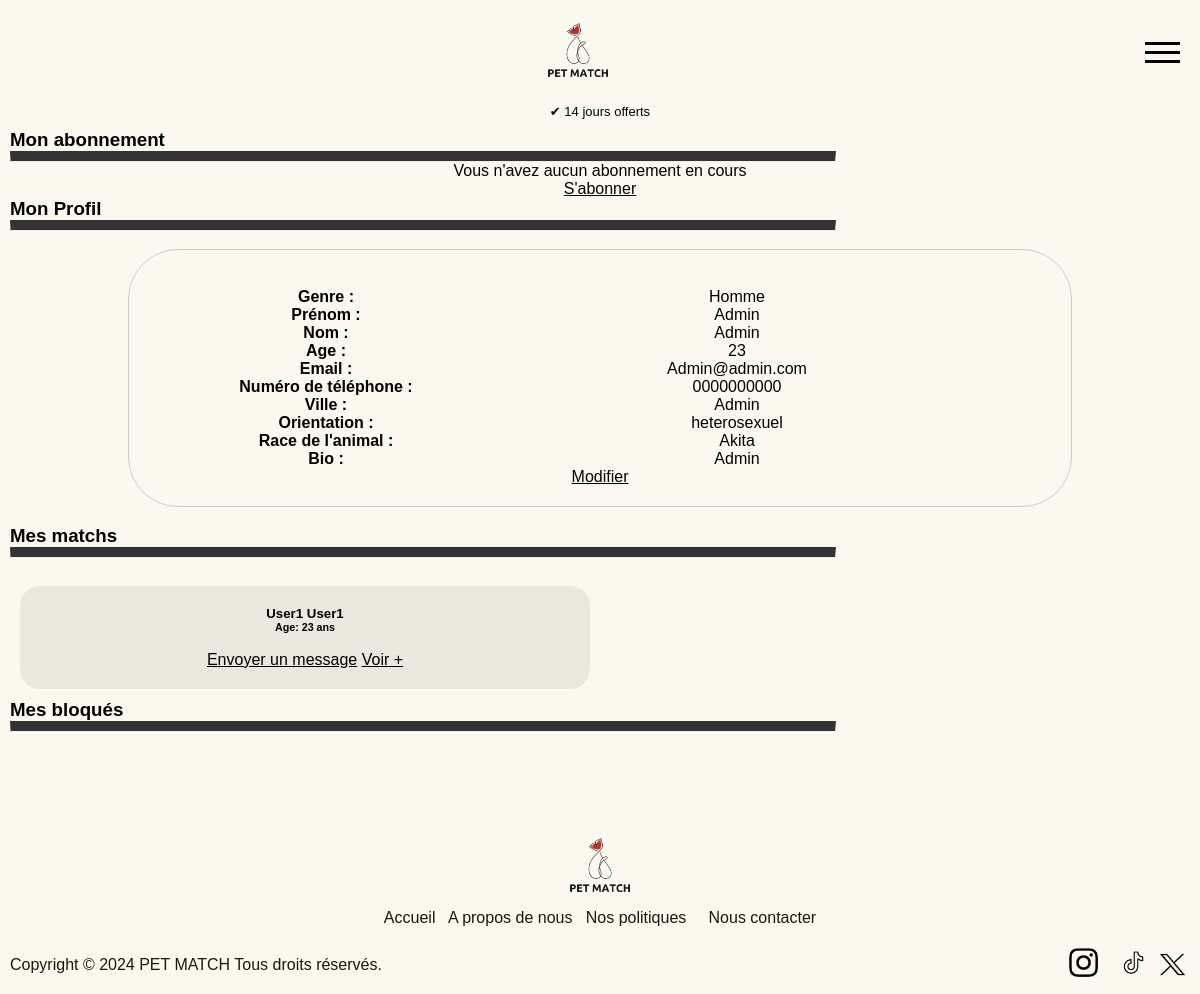
/user/user_space.php (signed in), run on the app's committed database.
### tables this page shows
CREATE TABLE user (
    id INTEGER PRIMARY KEY AUTOINCREMENT,
    gender TEXT NOT NULL,
    firstname TEXT NOT NULL,
    lastname TEXT NOT NULL,
    email TEXT NOT NULL UNIQUE,
    password TEXT NOT NULL,
    phone TEXT NOT NULL,
    city TEXT NOT NULL,
    birthday TEXT NOT NULL,
    orientation TEXT NOT NULL,
    bio TEXT,
    is_admin INTEGER NOT NULL DEFAULT 0,
    blocked INTEGER NOT NULL DEFAULT 0,
    created_at TIMESTAMP DEFAULT CURRENT_TIMESTAMP,
    subscription TEXT,
    dog_breed TEXT NOT NULL
, "photo" TEXT);

CREATE TABLE match (
    id INTEGER PRIMARY KEY AUTOINCREMENT,
    user1_id INTEGER NOT NULL,
    user2_id INTEGER NOT NULL,
    match_date TIMESTAMP DEFAULT CURRENT_TIMESTAMP,
    FOREIGN KEY (user1_id) REFERENCES user(id),
    FOREIGN KEY (user2_id) REFERENCES user(id)
);

### user/user_space.php (the view, shortened to what this page needs)
<?php include '../template/header.php'; ?>
<?php
try {
    $pdo = new PDO('sqlite:../DB/my_database.db');
    $pdo->setAttribute(PDO::ATTR_ERRMODE, PDO::ERRMODE_EXCEPTION);
    $request = $pdo->prepare('SELECT * FROM user WHERE id = ?');
    $request->execute([$_SESSION["user_id"]]);
    $response = $request->fetch(PDO::FETCH_ASSOC);
    if ($response) {
        $subscription = $pdo->prepare("SELECT * FROM subscription WHERE name = ?");
        $subscription->execute([$response['subscription']]);
        $response_subscription = $subscription->fetch(PDO::FETCH_ASSOC);
    } else {
        echo "Utilisateur non trouvé.";
    }
} catch (Exception $e) {
    echo "Erreur lors de la récupération des informations de l'utilisateur : " . $e->getMessage();
}
?>
<link rel="stylesheet" href="../css/user_space.css"></link>
<h3>Mon abonnement</h3>
<hr style="border-top: 10px solid #333; width:70%">
<div class="center">
    <?php
        if ($response_subscription) {
            $subscription_detail = $pdo->prepare("SELECT * FROM user_subscription WHERE user_id = ?");
            $subscription_detail->execute([$response["id"]]);
            $response_subscription_detail = $subscription_detail->fetch(PDO::FETCH_ASSOC);
            echo "<p>Vous avez l'abonnement " . $response_subscription["name"] . "</p>";
            echo "<p>Il se termine le " . $response_subscription_detail["end"] . "</p>";
            echo "<p><a href='unsubscribe.php?sub_id='".$response_subscription_detail["id"]." onclick='return confirm(\"Êtes-vous sûr de vouloir résilier ?\")';>Résilier</a> <a href='change_subscription.php'>Modifier</a></p>";
        } else {
            echo "<p>Vous n'avez aucun abonnement en cours</p>";
            echo "<p><a href='subscribe.php'>S'abonner</a></p>";
        }
    ?>
</div>
<h3>Mon Profil</h3>
<hr style="border-top: 10px solid #333; width:70%">
<br>
<div class="my_infos">
    <div>
    </div>
    <div class="infos">
        <p class="type" >Genre :</p>
        <p class="value"><?php echo htmlspecialchars($response['gender']); ?></p>
    </div>
    <div class="infos">
        <p class="type" >Prénom :</p>
        <p class="value"><?php echo htmlspecialchars($response['firstname']); ?></p>
    </div>
    <div class="infos">
        <p class="type" >Nom :</p>
        <p class="value"><?php echo htmlspecialchars($response['lastname']); ?></p>
    </div>
    <div class="infos">
        <p class="type" >Age :</p>
        <p class="value">
            <?php
                $dateOfBirth = $response['birthday'];
                if (!is_null($dateOfBirth)) {
                    $birthdate = DateTime::createFromFormat('Y-m-d', $dateOfBirth);
                    if ($birthdate) {
                        $currentDate = new DateTime();
                        $age = $currentDate->diff($birthdate)->y;
                        echo $age;
                    } else {
                        echo "Format de date de naissance invalide pour l'utilisateur ID: " . $response['id'] . "<br>";
                    }
                } else {
                    echo "Date de naissance manquante pour l'utilisateur ID: " . $response['id'] . "<br>";
                }
            ?>
        </p>
    </div>
    <div class="infos">
        <p class="type" >Email :</p>
        <p class="value"><?php echo htmlspecialchars($response['email']); ?></p>
    </div>
    <div class="infos">
        <p class="type" >Numéro de téléphone :</p>
        <p class="value"><?php echo htmlspecialchars($response['phone']); ?></p>
    </div>
    <div class="infos">
        <p class="type" >Ville :</p>
        <p class="value"><?php echo htmlspecialchars($response['city']); ?></p>
    </div>
    <div class="infos">
        <p class="type" >Orientation :</p>
        <p class="value"><?php echo htmlspecialchars($response['orientation']); ?></p>
    </div>
    <div class="infos">
        <p class="type" >Race de l'animal :</p>
        <p class="value"><?php echo htmlspecialchars($response['dog_breed']); ?></p>
    </div>
    <div class="infos">
        <p class="type" >Bio :</p>
        <p class="value"><?php echo htmlspecialchars($response['bio']); ?></p>
    </div>
    <a href="edit_user_info.php">Modifier</a>
</div>
<br>
<div>
    <h3>Mes matchs</h3>
    <hr style="border-top: 10px solid #333; width:70%">
    <br>
    <?php
        $sql = "SELECT * FROM match WHERE (user1_id = ?) OR (user2_id = ?)";
        $stmt = $pdo->prepare($sql);
        $stmt->execute([$_SESSION['user_id'], $_SESSION['user_id']]);
        $users_match = $stmt->fetchAll(PDO::FETCH_ASSOC);
        foreach ($users_match as $match) {
            $other_user_id = ($match['user1_id'] == $_SESSION['user_id']) ? $match['user2_id'] : $match['user1_id'];
            $other_user_request = $pdo->prepare('SELECT * FROM user WHERE id = ?');
            $other_user_request->execute([$other_user_id]);
            $other_user = $other_user_request->fetch(PDO::FETCH_ASSOC);
            if ($other_user) {
                $birthdate = DateTime::createFromFormat('Y-m-d', $other_user['birthday']);
                $age = $birthdate ? (new DateTime())->diff($birthdate)->y : 'Inconnu';
                echo "<div class='card center'>
                    <h5>".$other_user['firstname']." ".$other_user['lastname']."</h5>
                    <h6>Age: ".$age." ans</h6>
                    <br>
                    <a href='../feature/messages.php?id=".$other_user['id']."' class='add-to-cart left-text' id='like'>Envoyer un message</a>
                    <a href='../feature/see_profile.php?id=".$other_user['id']."' class='right-text'>Voir +</a>
                </div>";
            }
        }
    ?>
</div>
<div>
    <h3>Mes bloqués</h3>
    <hr style="border-top: 10px solid #333; width:70%">
    <br>
</div>
<?php include '../template/footer.php'; ?>

### css/style.css (style rules this page uses)
* { margin: 0; padding: 0; box-sizing: border-box; }
html { height: 100%; background-color: #FBF9EF; }
body { min-height: 100%; display: block; flex-direction: column; font-family: "Arial", Sans-serif; background-color: #FBF9EF; }
p { color : #000000; }
a { color : rgb(0, 0, 0); cursor: pointer; text-decoration: underline; }
.center { width: 100%; text-align: center; }
.card { width: calc(100%/2 - 20px); padding: 20px; margin: 10px; background-color: #E9E7DE; border-radius: 20px; }
.left-text { flex: 1; }
.right-text { flex: 1; text-align: right; }

### css/user_space.css (style rules this page uses)
.my_infos { margin: auto; width: 80%; border: 1px solid #ccc; border-radius: 50px; padding: 20px 60px; text-align: center; display: block; color : black; }
.infos { display: grid; grid-template-columns: 1fr 2fr; }
p.type { font-weight:bold; }
p.value { float: right; }

### data on the page
user: gender "Homme", firstname "Admin", lastname "Admin", email "Admin@admin.com", phone "0000000000", city "Admin", orientation "heterosexuel", dog_breed "Akita", bio "Admin"
match: user2.firstname "User1", user2.lastname "User1"
